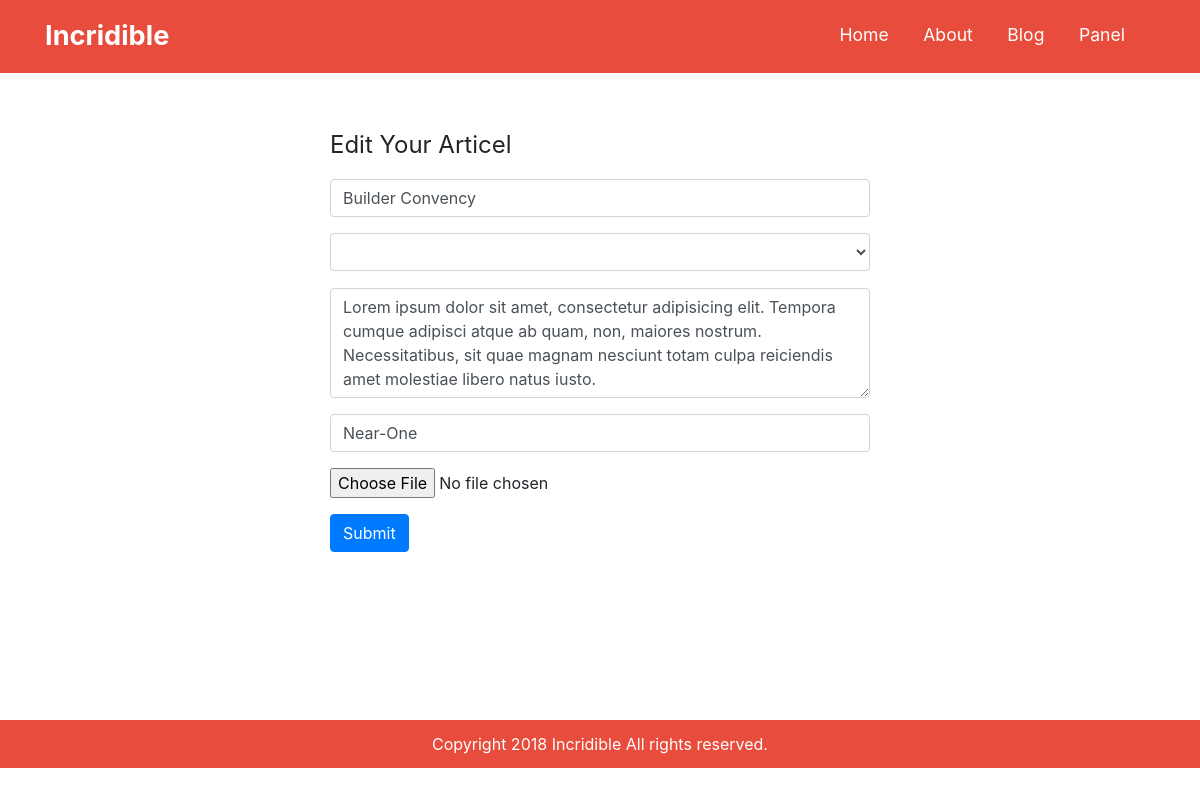
Page /index.php/Panel/edit/1 on the committed database.
### tables this page shows
CREATE TABLE `artikel` (
  `id` int(5) NOT NULL,
  `judul` varchar(30) NOT NULL,
  `kategori` varchar(20) NOT NULL,
  `isi` varchar(1000) NOT NULL,
  `tanggal` date NOT NULL,
  `creator` varchar(50) NOT NULL,
  `gambar` varchar(200) NOT NULL
);

### application/controllers/Panel.php (called while the page is built, shortened)
<?php
class Panel extends CI_Controller {
	public function __construct()
	{
		$this->load->model('data_crud');
		$this->load->library('form_validation');
	}
	public function edit($id){
		$where = array('id' => $id);
		$data['artikel'] = $this->data_crud->edit_data($where,'artikel')->result();
		$this->load->view('header');
		$this->load->view('edit_artikel',$data);
		$this->load->view('footer');
	}
}

### index.php (called while the page is built, shortened)
<?php
require_once BASEPATH.'core/CodeIgniter.php';

### application/models/data_crud.php (called while the page is built, shortened)
<?php
class Data_crud extends CI_Model {
	function edit_data($where,$table){
		return $this->db->get_where($table,$where);
	}
}

### application/views/edit_artikel.php (the view, shortened to what this page needs)
<body>
	<div class="container">
		<div class="row">
			<div class="col-lg-3">
			</div>
			<div class="col-lg-6">
				<?php foreach ($artikel as $key){ ?>
				<form enctype="multipart/form-data" method="post" action="<?php echo base_url('Panel/update'); ?>">
				<legend class="addPegawai">Edit Your Articel</legend>
				<div class="form-group">
					<input type="text" name="judul" id="judul" class="form-control space8" value="<?php echo $key->judul ?>" placeholder="title">
					<select  name="kategori" id="kategori" class="form-control space8">
						<?php
						 foreach ($kategori as $key): ?>
							<option value="<?php echo $key->id_kategori ?>"><?php echo $key->nama_kategori; ?></option>
						<?php endforeach ?>
					</select>
					<textarea rows="4" name="isi" id="isi" class="form-control space8" placeholder="content"><?php echo $key->isi ?></textarea>
					<input type="text" name="crtr" id="crtr" class="form-control space8" value="<?php echo $key->creator ?>" placeholder="creator">
				</div>
				<div class="form-group">
					<input type="file" name="userfile" size="20">
				</div>
				<button type="submit" class="btn btn-primary">Submit</button>
				</form>
			</div>
			<div class="col-lg-3">
				<?php } ?>
			</div>
		</div>
	</div>
</body>

### assets/style.css (style rules this page uses)
.addPegawai { margin-top: 10%; }
.space8 { margin-top: 3%; }

### rows in the picture
artikel: judul "Builder Convency", isi "Lorem ipsum dolor sit amet, consectetur adipisicing elit. Tempora cumque adipisci atque ab quam, non, maiores nostrum. Necessitatibus, sit quae magnam nesciunt totam culpa reiciendis amet molestiae libero natus iusto.", crtr "Near-One"
